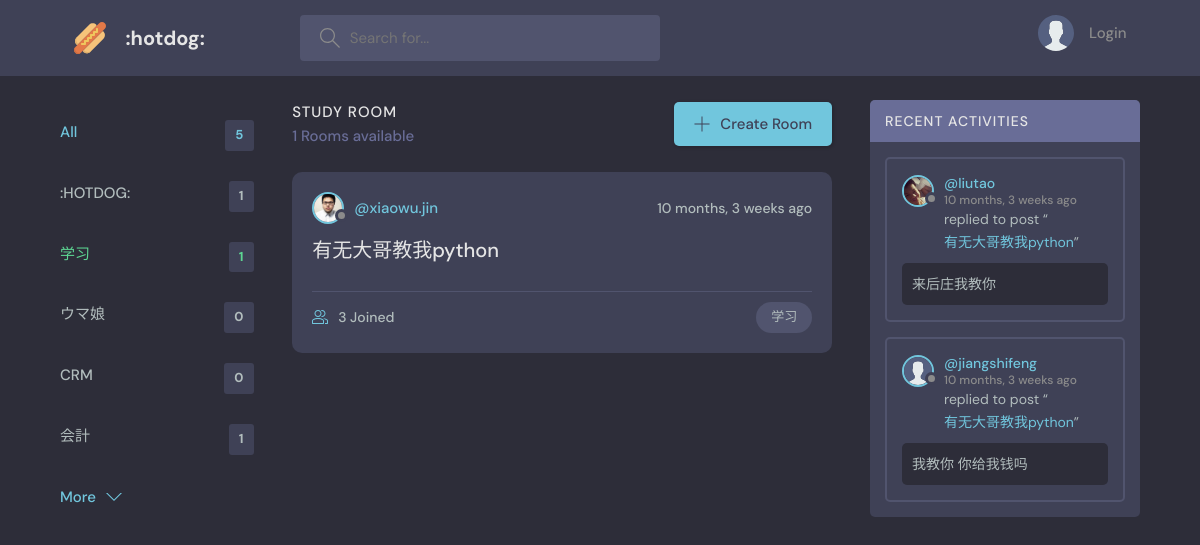
Page /?q=学习 on the earlier database version.
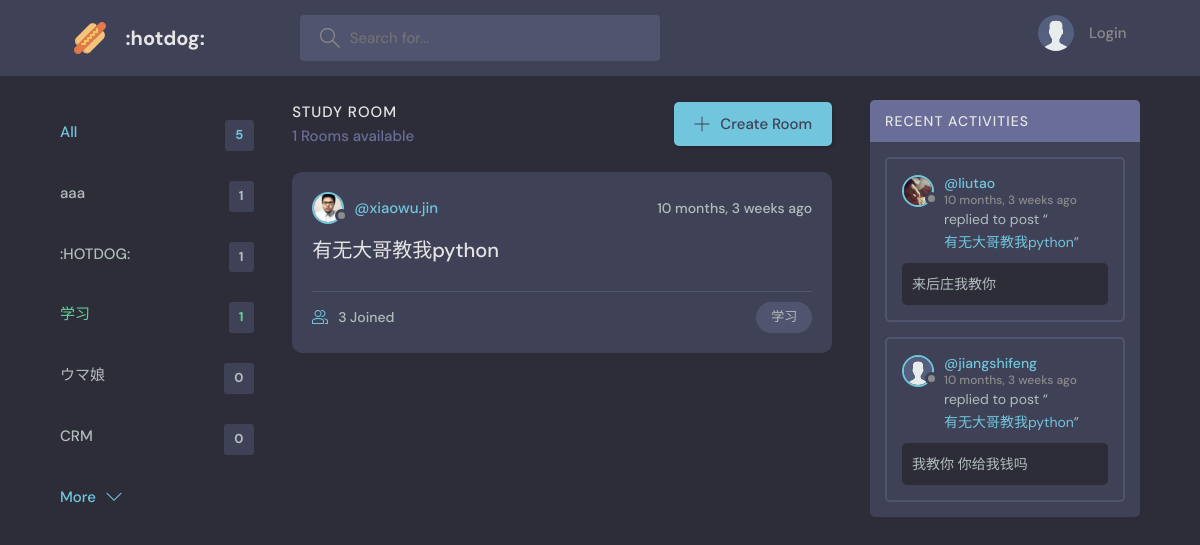
Same page on the later database version.
### base/models.py (models this page shows, shortened)
class Topic(models.Model):
    name = models.CharField(max_length=200)
    is_active = models.BooleanField(default=False)
    created = models.DateTimeField(auto_now_add=True)
    class Meta:
        ordering = ['-created']
    def __str__(self):
        return self.name

class Room(models.Model):
    host = models.ForeignKey(User, on_delete=models.SET_NULL, null=True)
    topic = models.ForeignKey(Topic, on_delete=models.SET_NULL, null=True)
    name = models.CharField(max_length=200)
    description = models.TextField(null=True,blank=True)
    participants= models.ManyToManyField(User,related_name='participants',blank=True)
    updated = models.DateTimeField(auto_now=True)
    created = models.DateTimeField(auto_now_add=True)
    class Meta:
        ordering = ['-updated','-created']

class User(AbstractUser):
    name = models.CharField(max_length=200, null=True)
    email = models.EmailField(unique=True,null=True)
    bio = models.TextField(null=True)
    is_online = models.BooleanField(default=False)
    avatar = models.ImageField(null=True, default="avatar.svg")
    USERNAME_FIELD = 'email'
    REQUIRED_FIELDS = []

class Message(models.Model):
    user = models.ForeignKey(User, on_delete=models.CASCADE)
    room = models.ForeignKey(Room, on_delete=models.CASCADE)
    body = models.TextField()
    updated = models.DateTimeField(auto_now=True)
    created = models.DateTimeField(auto_now_add=True)
    class Meta:
        ordering = ['-updated','-created']

### base/views.py (the view)
# urls.py: path('', views.home, name="home"),
def home(request):
    q = request.GET.get('q') if request.GET.get('q') != None else ''
    rooms = Room.objects.filter(
        Q(topic__name__icontains=q) |
        Q(name__icontains=q) |
        Q(description__icontains=q)
    )
    room_count = rooms.count()
    topics = Topic.objects.all()
    topics_first_five = topics[0:5]
    room_messages = Message.objects.filter(
        Q(room__topic__name__icontains=q)
    )
    topics.update(is_active=False)
    if q != '':
        topic = Topic.objects.get(name=q)
        topic.is_active = True
        topic.save()
    context = {'rooms': rooms, 'topics': topics_first_five,
               'room_count': room_count,
               'room_messages': room_messages}
    return render(request, 'base/home.html', context)

### base/templates/base/home.html (shortened to what this page needs)
{% extends 'main.html' %}
{% block content %}
    <main class="layout layout--3">
      <div class="container">
        {% include 'base/topics_component.html' %}
        <div class="roomList">
          <div class="roomList__header">
            <div>
              <h2>Study Room</h2>
              <p>{{room_count}} Rooms available</p>
            </div>
            <a class="btn btn--main" href="{% url 'create-room' %}"}>
              <svg version="1.1" xmlns="http://www.w3.org/2000/svg" width="32" height="32" viewBox="0 0 32 32">
                <title>add</title>
                <path
                  d="M16.943 0.943h-1.885v14.115h-14.115v1.885h14.115v14.115h1.885v-14.115h14.115v-1.885h-14.115v-14.115z"
                ></path>
              </svg>
              Create Room
            </a>
          </div>
          {% include 'base/feed_component.html' %}
        </div>
        {% include 'base/activity_component.html' %}
      </div>
    </main>
   {% endblock %}

### base/templates/base/topics_component.html (shortened to what this page needs)
<div class="topics">
        <ul class="topics__list">
          <li>
            <a href="{% url 'home' %}" class="active">All <span>{{topics.count}}</span></a>
          </li>
          {% for topic in topics %}
          <li>
            {% if topic.is_active %}
            <a  id = "topic_active" href="{% url 'home' %}?q={{topic.name}}" >{{topic.name}} <span>{{topic.room_set.all.count}}</span></a>
            {% else %}
            <a href="{% url 'home' %}?q={{topic.name}}" >{{topic}} <span>{{topic.room_set.all.count}}</span></a>
            {% endif %}
          </li>
          {% endfor %}
        </ul>
        <a class="btn btn--link" href="{% url 'topics' %}">
          More
          <svg version="1.1" xmlns="http://www.w3.org/2000/svg" width="32" height="32" viewBox="0 0 32 32">
            <title>chevron-down</title>
            <path d="M16 21l-13-13h-3l16 16 16-16h-3l-13 13z"></path>
          </svg>
        </a>
</div>

### base/templates/base/feed_component.html (shortened to what this page needs)
{% for room in rooms %}
<div class="roomListRoom">
  <div class="roomListRoom__header">
    <a href="{% url 'user-profile' room.host.id %}" class="roomListRoom__author">
    {% if room.host.is_online %}
    <div class="avatar avatar--small active">
      <img src="{{room.host.avatar.url}}" />
    </div>
    {% else %}
    <div class="avatar avatar--small">
      <img src="{{room.host.avatar.url}}" />
    </div>
    {% endif %}
      <span>@{{room.host.username}}</span>
    </a>
    <div class="roomListRoom__actions">
      <span>{{room.created|timesince}}  ago</span>
    </div>
  </div>
  <div class="roomListRoom__content">
    <a href="{% url 'room' room.id %}">{{room.name}}</a>
  </div>
  <div class="roomListRoom__meta">
    <a class="roomListRoom__joined">
      {{room.participants.all.count}} Joined
    </a>
    <p class="roomListRoom__topic">{{room.topic.name}}</p>
  </div>
</div>
{% endfor %}

### base/templates/base/activity_component.html (shortened to what this page needs)
<div class="activities">
    <div class="activities__header">
      <h2>Recent Activities</h2>
    </div>
    {% for message in room_messages %}
    <div class="activities__box">
      <div class="activities__boxHeader roomListRoom__header">
        <a href="{% url 'user-profile' message.user.id %}" class="roomListRoom__author">
          {% if message.user.is_online %}
          <div class="avatar avatar--small active">
            <img src="{{message.user.avatar.url}}" />
          </div>
          {% else %}
            <div class="avatar avatar--small ">
              <img src="{{message.user.avatar.url}}" />
            </div>
          {% endif %}
          <p>
            @{{message.user.username}}
            <span>{{message.created|timesince}} ago</span>
          </p>
        </a>
      </div>
      <div class="activities__boxContent">
        <p>replied to post “<a href="{% url 'room' message.room.id %}">{{message.room.name}}</a>”</p>
        <div class="activities__boxRoomContent">
        {{message.body}}
        </div>
      </div>
    </div>
    {% endfor %}
  </div>

Differences in the rows shown:
no longer on this page (row edited): Topic: name "会計", room_set.all.count "1"
added Topic: name "aaa", room_set.all.count "1"
